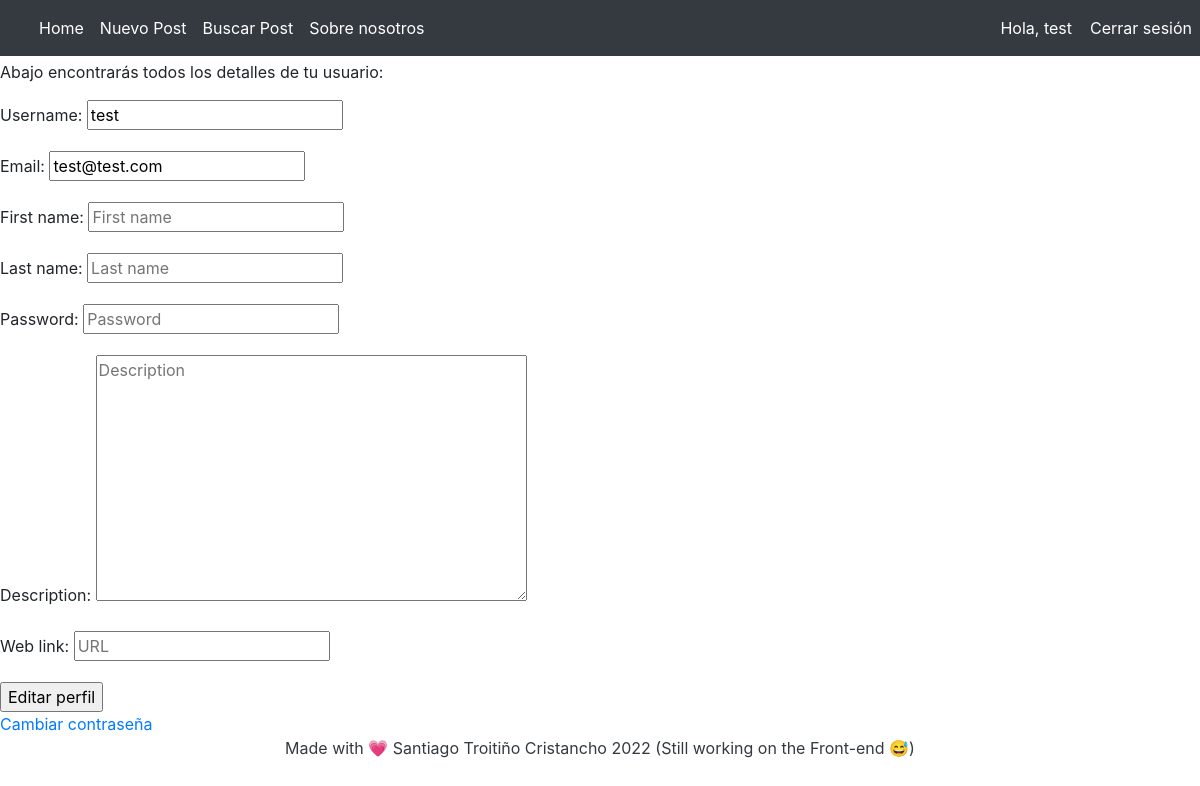
Before: /accounts/profile/editProfile (signed in) with the older database file.
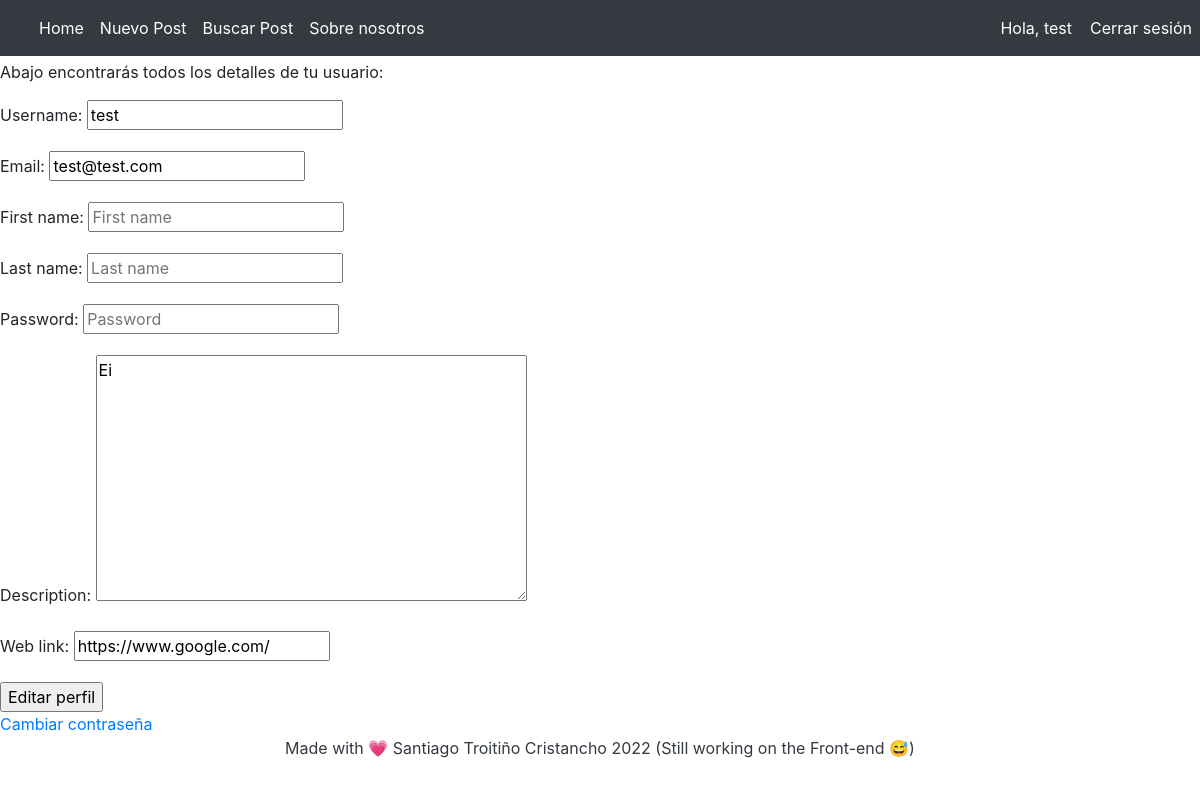
After: the same page with the newer database file.
### UserManagement/models.py (models this page shows)
class PerfilUsuario(models.Model):
    user = models.OneToOneField(User, on_delete = models.CASCADE)
    description = models.TextField(max_length=300)
    web_link = models.URLField()

### UserManagement/views.py (the view)
# urls.py: path('profile/editProfile', editProfile, name = 'editProfile'),
@login_required
def editProfile(request):
    usuario = request.user
    user_basic_info = User.objects.get(id = usuario.id)
    if (request.method == 'POST'):
        form = UserEditForm(request.POST, instance = usuario)
        user_profile_form =  UserProfileEditForm(request.POST, instance=request.user.perfilusuario)
        if(form.is_valid()):
            user_basic_info.username = form.cleaned_data.get('username')
            user_basic_info.email = form.cleaned_data.get('email')
            user_basic_info.first_name = form.cleaned_data.get('first_name')
            user_basic_info.last_name = form.cleaned_data.get('last_name')
            user_basic_info.save()
            user_profile_form.save()
            avatar = Avatar.objects.filter(user = request.user.id)
            try:
                avatar = avatar[0].image.url
            except:
                avatar = None
            return render(request, 'padreBlog.html', {'avatar': avatar})
        else:
            avatar = Avatar.objects.filter(user = request.user.id)
            try:
                avatar = avatar[0].image.url
            except:
                avatar = None
            return render(request, 'padreBlog.html', {'form': form,'avatar': avatar, 'profile_form': user_profile_form})
    else:
        form = UserEditForm(initial = {'email': usuario.email, 'username': usuario.username,
        'first_name': usuario.first_name, 'last_name': usuario.last_name})
        try:
            user_profile_form = UserProfileEditForm(initial = {'description': usuario.perfilusuario.description,'web_link': usuario.perfilusuario.web_link})
        except ObjectDoesNotExist:
            user_profile_form = UserProfileEditForm()
    return render(request, 'editProfile.html', {'form': form, 'usuario': usuario, 'profile_form': user_profile_form})

### UserManagement/forms.py
class UserEditForm(UserChangeForm):
    username = forms.CharField(widget= forms.TextInput(attrs={'placeholder': 'Username'}))
    email = forms.EmailField(widget= forms.TextInput(attrs={'placeholder': 'Email'}))
    first_name = forms.CharField(widget= forms.TextInput(attrs={'placeholder': 'First name'}))
    last_name = forms.CharField(widget= forms.TextInput(attrs={'placeholder': 'Last name'}))
    password= forms.CharField(widget= forms.PasswordInput(attrs={'placeholder': 'Password'}))
    class Meta:
        model = User
        fields = ['username', 'email', 'first_name', 'last_name', 'password']
        help_texts = {k: "" for k in fields}

class UserProfileEditForm(forms.ModelForm):
    description = forms.CharField(widget= forms.Textarea(attrs={'placeholder': 'Description'}))
    web_link = forms.URLField(widget= forms.URLInput(attrs={'placeholder': 'URL'}))
    class Meta:
        model = PerfilUsuario
        fields = ['description', 'web_link']
        help_texts = {k: "" for k in fields}

### UserManagement/templates/editProfile.html (shortened to what this page needs)
{% extends 'padreBlog.html' %}
{% block contenidoQueCambia %}
<section class="contenidoFormularioLogIn">
    <p> Abajo encontrarás todos los detalles de tu usuario:</p>
    <form method="POST"> {% csrf_token %}
        {{form.as_p}}
        {{profile_form.as_p}}
        <input type="submit" value="Editar perfil">
    </form>
    <a href="/accounts/profile/changePass"> Cambiar contraseña</a>
</section>
{% endblock contenidoQueCambia %}

### ProyectoBlog/templates/padreBlog.html (shortened to what this page needs)
<!DOCTYPE html>
<html lang="en">
    <head>
        {% load static %}
        <link href="https://cdn.jsdelivr.net/npm/bootstrap-icons@1.5.0/font/bootstrap-icons.css" rel="stylesheet" type="text/css" />
        <link href="{% static 'css/styles.css' %}" rel="stylesheet" />
        <link href="{% static 'css/personalStyle.css' %}" rel="stylesheet" />
        <link rel="stylesheet" href="https://stackpath.bootstrapcdn.com/bootstrap/4.5.0/css/bootstrap.min.css">
    </head>
    <body>
        {% if user.is_authenticated %}
            <nav class="navbar navbar-expand-md navbar-dark fixed-top bg-dark">
                <div class="container-fluid">
                    <div class="collapse navbar-collapse" id="navbarCollapse">
                        <ul class="navbar-nav me-auto mb-2 mb-md-0">
                            <li class="nav-item">
                                <a class="nav-link active" aria-current="page" href="/pages/">Home</a>
                            </li>
                            <li class="nav-item">
                                <a class="nav-link active" aria-current="page" href="/pages/addPost">Nuevo Post</a>
                            </li>
                            <li class="nav-item">
                                <a class="nav-link active" aria-current="page" href="/pages/searchPost">Buscar Post</a>
                            </li>
                            <li class="nav-item">
                                <a class="nav-link active" aria-current="page" href="/pages/about">Sobre nosotros</a>
                            </li>
                            <li class="nav-item" style="position: absolute; right: 120px">
                                <a class="nav-link active" aria-current="page"  href="/accounts/profile"> Hola, {{ user.username }}</a>
                            </li>
                            <li class="nav-item" style="position: absolute; right: 0px">
                                <a class="nav-link active" aria-current="page" href="/accounts/logout"> Cerrar sesión</a>
                            </li>
                        </ul>
                    </div>
                </div>
            </nav>
        {% endif %}
        <div class="contenido1">
        {% block contenidoQueCambia %}{% endblock %}
    </body>
    <footer>
        <p class="m-0 text-dark text-center ">Made with &#128151; Santiago Troitiño Cristancho 2022 (Still working on the Front-end &#128517;)</p>
    </footer>
</html>

### AppBlog/static/css/personalStyle.css (style rules this page uses)
.contenido1 { position: relative; top: 60px; }

Changed rows visible on the page:
added PerfilUsuario: description "Ei", web_link "https://www.google.com/"
